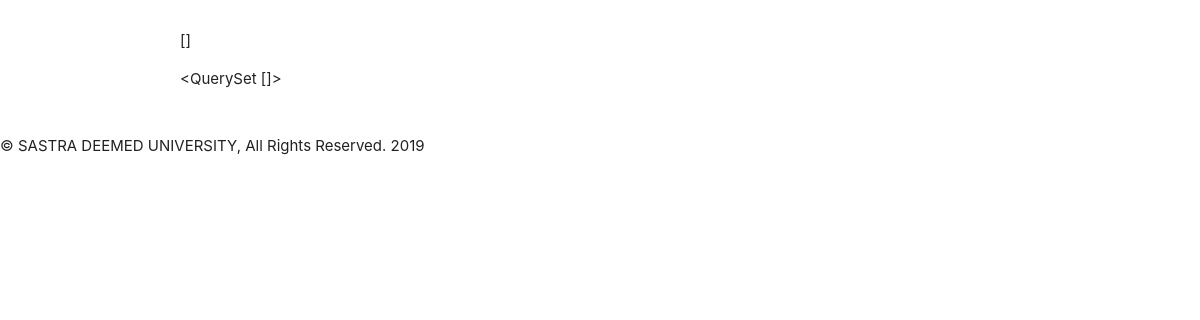
Page /readj/ on the earlier database version.
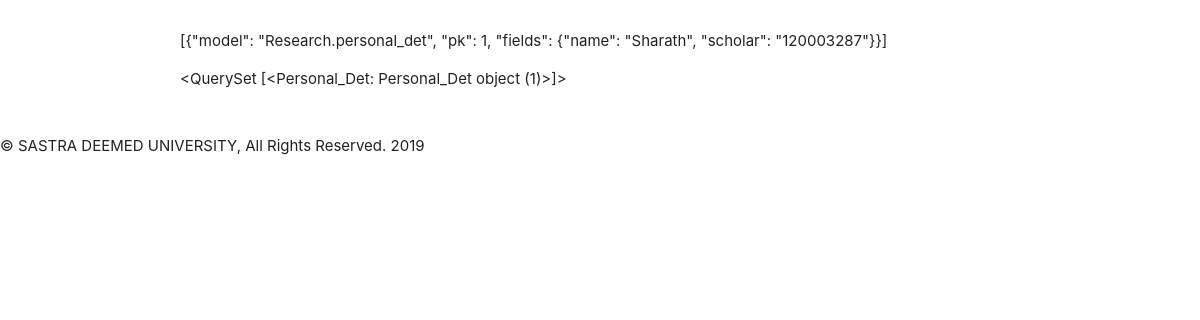
Same page on the later database version.
### Research/models.py (models this page shows)
class Personal_Det(models.Model):
   name=models.CharField(max_length=50)
   scholar=models.OneToOneField(Scholar)
   email=models.EmailField()
   pemail=models.EmailField()
   category=models.CharField(max_length=10)
   school=models.CharField(max_length=30)
   phno=models.CharField(max_length=11)
   retitle=models.CharField(max_length=500)
   typet=models.CharField(max_length=30)
   regdate=models.CharField(max_length=10)
   sex=models.CharField(max_length=10)
   dob=models.CharField(max_length=10)
   supervisor=models.ForeignKey(Supervisor)
   institution=models.CharField(max_length=500)
   institution_ad=models.CharField(max_length=500)

### Research/views.py (the view)
# urls.py: url(r'^readj/', readj),
def readj(request):
  dbAAA=Announcement.objects.all()
  dbAA=Personal_Det.objects.all()
  dbA=serializers.serialize('json',dbAA,fields=("name","scholar"))
  return render(request,"index.html",{"dbA":dbA,"dbAA":dbAA})

### Templates/index.html (shortened to what this page needs)
<!DOCTYPE html>
<html>
<head>
	<link rel="stylesheet" href="https://cdnjs.cloudflare.com/ajax/libs/materialize/1.0.0/css/materialize.min.css">
</head>
<body>
  <section class="section">
    <div class="container">
          <p>{{dbA}}</p>
          <p>{{dbAA}}</p>
    </div>
  </section>
  <div class="footer">
    <p>&copy; SASTRA DEEMED UNIVERSITY, All Rights Reserved. 2019</p>
  </div>
</body>
{% load static %}
</html>

Differences in the rows shown:
added Personal_Det: id "<QuerySet [<Personal_Det: Personal_Det object (1)>]>"
Other differences:
{{ dbA }}: "[]" → "[{\"model\": \"Research.personal_det\", \"pk\": 1, \"fields\": {\"name\": \"Sharath\", \"scholar\": \"120003287\"}}]"
{{ dbAA }}: "<QuerySet []>" → (not shown)
